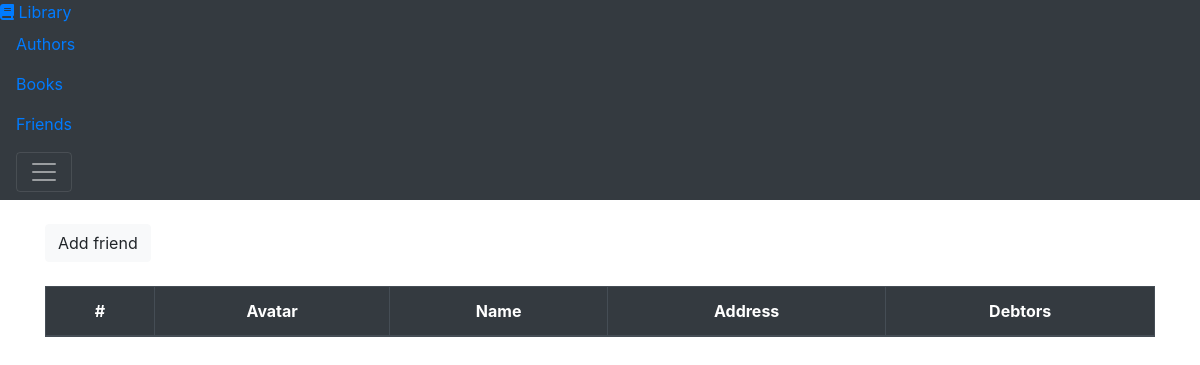
Page /friend/ on the earlier database version.
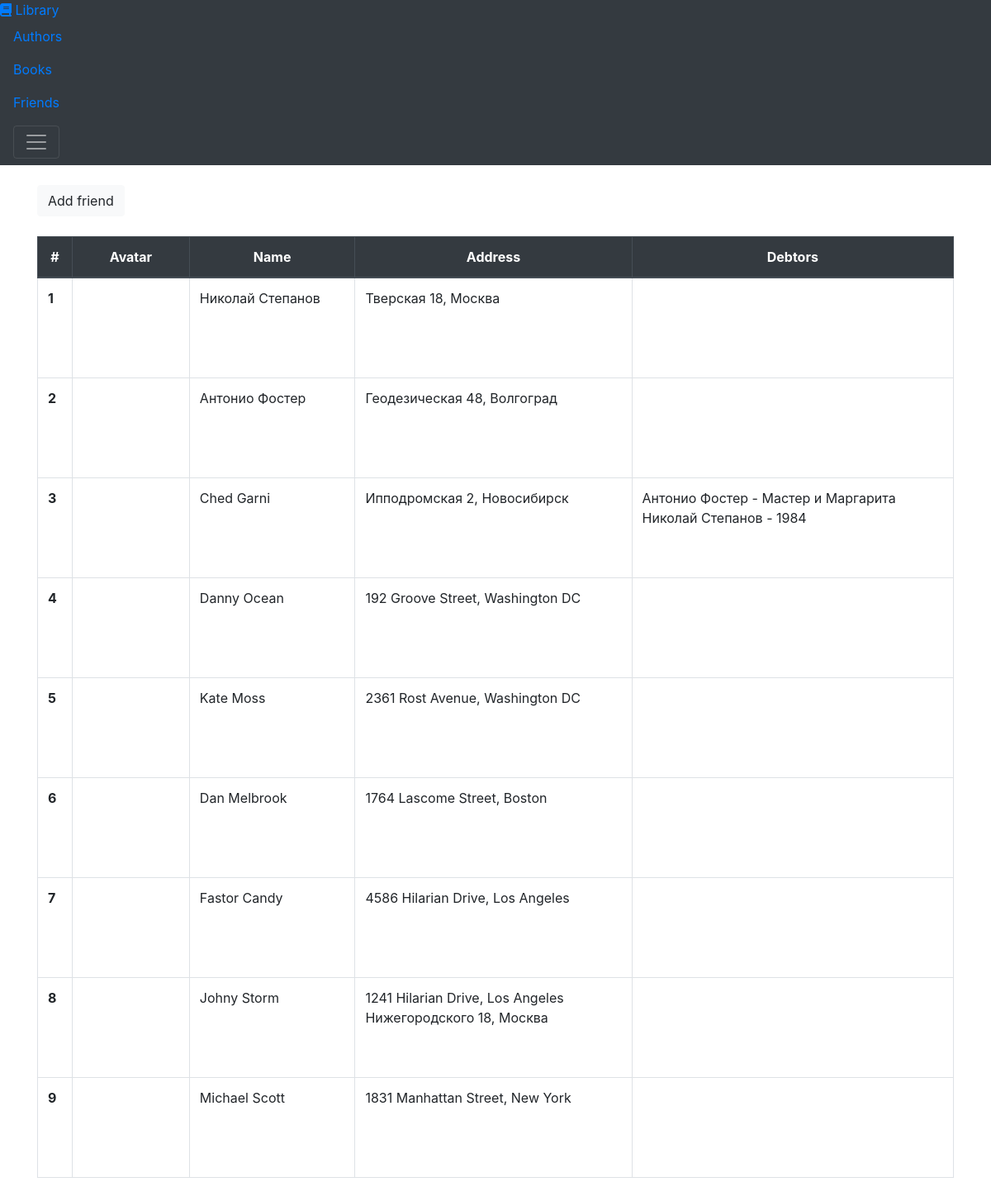
Same page on the later database version.
### library/models.py (models this page shows, shortened)
class Friend(models.Model):
    full_name = models.CharField(max_length=50)
    avatar = models.ImageField(
        upload_to="users_avatars",
        default=None,
        blank=True
    )
    debtors = models.ManyToManyField(
        "self",
        through='Debt',
        symmetrical=False
    )
    class Meta:
        verbose_name = 'Друг'
        verbose_name_plural = 'Друзья'
    def __str__(self):
        return self.full_name

class Address(models.Model):
    street = models.CharField(max_length=50)
    city = models.CharField(max_length=60)
    zipcode = models.CharField(max_length=6)
    country = models.CharField(max_length=50, choices=COUNTRIES_ADRESS)
    person = models.ForeignKey(
        Friend,
        on_delete=models.CASCADE,
        null=True,
        default=None
    )
    class Meta:
        verbose_name = 'Адрес'
        verbose_name_plural = 'Адреса'
    def __str__(self):
        return "{}, {}".format(self.street, self.city)

class Debt(models.Model):
    usurer = models.ForeignKey(
        Friend,
        on_delete=models.CASCADE
    )
    debtor = models.ForeignKey(
        Friend,
        on_delete=models.CASCADE,
        related_name="taken_books"
    )
    book = models.ForeignKey(Book, on_delete=models.CASCADE)
    class Meta:
        verbose_name = 'Займ'
        verbose_name_plural = 'Займы'

class Book(models.Model):
    ISBN = models.CharField(max_length=13)
    title = models.CharField(max_length=50)
    description = models.TextField()
    year_release = models.SmallIntegerField()
    author = models.ForeignKey(
        Author,
        on_delete=models.CASCADE,
        null=True
    )
    current_owner = models.ForeignKey(
        Friend,
        on_delete=models.SET_NULL,
        null=True,
        blank=True
    )
    class Meta:
        verbose_name = 'Книга'
        verbose_name_plural = 'Книги'
    def __str__(self):
        return self.title

### library/views.py (the view)
class FriendList(ObjectListMixin, ListView):
    model = Friend
    template_name = 'friend/friend_list.html'

### library/utils.py (called while the page is built)
    def get_context_data(self, **kwargs):
        context = super().get_context_data(**kwargs)
        standart_data = {
            'title': self.model.__name__.lower() + 's',
            'model': self.model.__name__.lower()
        }
        context.update(standart_data)
        context.update(self.data)
        return context

### library/templates/friend/friend_list.html (shortened to what this page needs)
{% extends 'table_display.html' %}
{% block tablehead %}
    <th scope="col">Avatar</th>
    <th scope="col">Name</th>
    <th scope="col">Address</th>
    <th scope="col">Debtors</th>
{% endblock %}
{% block tablebody %}
    <td>
        {% if object.avatar %}
            <div style="
                    background-image: url({{ object.avatar.url }});
                    background-size: cover;
                    background-position: center;
                    filter: grayscale(0.2) brightness(0.9);
                    width: 6em;
                    height: 6em;
                 "
            ></div>
        {% endif %}
    </td>
    <td>
        {{ object.full_name }}
    </td>
    <td>
        {% for address in object.address_set.all %}
            {{ address }}<br>
        {% endfor %}
    </td>
    <td>
        {% for debt in object.debt_set.all %}
            {{ debt.debtor }} - {{ debt.book }}<br>
        {% endfor %}
    </td>
{% endblock %}

### library/templates/table_display.html (shortened to what this page needs)
{% extends 'index.html' %}
{% block content %}
{% with 'library:'|add:model|add:'_create' as form_url %}
    <a href="{% url form_url %}">
        <button class="btn btn-light mb-4">Add {{ model }}</button>
    </a>
{% endwith %}
<table class="table table-hover table-bordered">
    <thead class="thead-dark text-center">
        <tr>
            <th scope="col">#</th>
            {% block tablehead %}{% endblock %}
        </tr>
    </thead>
    <tbody>
        {% for object in object_list %}
            <tr>
                <th scope="row">{{ forloop.counter }}</th>
                {% block tablebody %}{% endblock %}
            </tr>
        {% endfor %}
    </tbody>
</table>
{% endblock %}

Differences in the rows shown:
added Friend: full_name "Николай Степанов"
added Address: street+city "Тверская 18, Москва", shown under "Николай Степанов"
added Friend: full_name "Антонио Фостер"
added Address: street+city "Геодезическая 48, Волгоград", shown under "Антонио Фостер"
added Friend: full_name "Ched Garni"
added Address: street+city "Ипподромская 2, Новосибирск", shown under "Ched Garni"
added Debt: debtor "Антонио Фостер", book "Мастер и Маргарита"
added Debt: debtor "Николай Степанов", book "1984"
added Friend: full_name "Danny Ocean"
added Address: street+city "192 Groove Street, Washington DC", shown under "Danny Ocean"
added Friend: full_name "Kate Moss"
added Address: street+city "2361 Rost Avenue, Washington DC", shown under "Kate Moss"
added Friend: full_name "Dan Melbrook"
added Address: street+city "1764 Lascome Street, Boston", shown under "Dan Melbrook"
added Friend: full_name "Fastor Candy"
added Address: street+city "4586 Hilarian Drive, Los Angeles", shown under "Fastor Candy"
added Friend: full_name "Johny Storm"
added Address: street+city "1241 Hilarian Drive, Los Angeles", shown under "Johny Storm"
added Address: street+city "Нижегородского 18, Москва", shown under "Johny Storm"
added Friend: full_name "Michael Scott"
added Address: street+city "1831 Manhattan Street, New York", shown under "Michael Scott"
